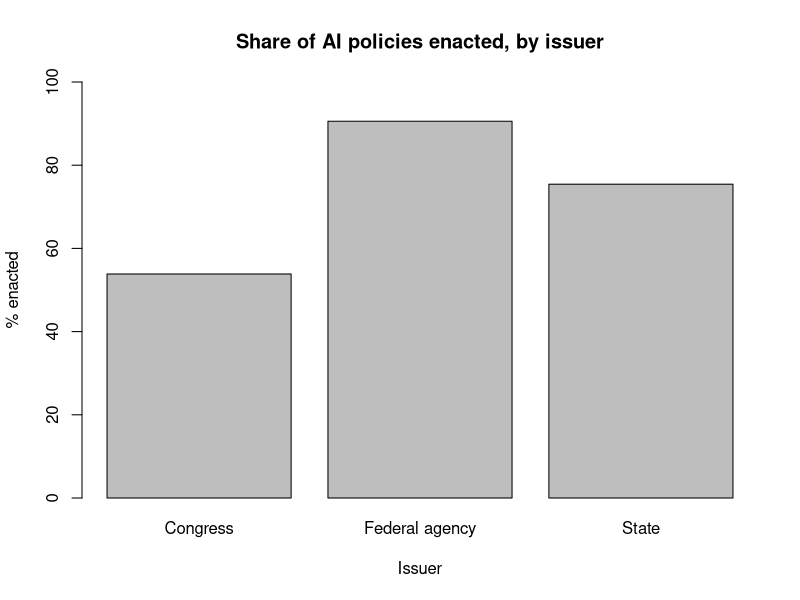
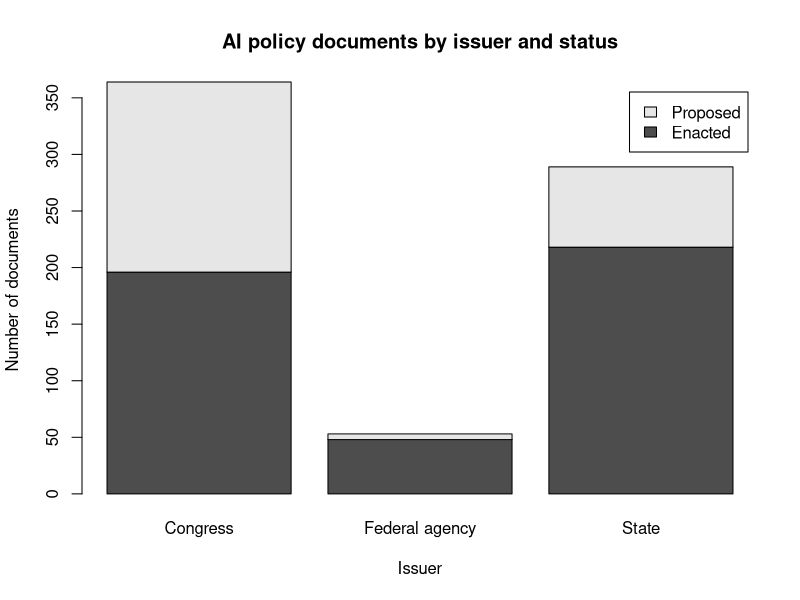
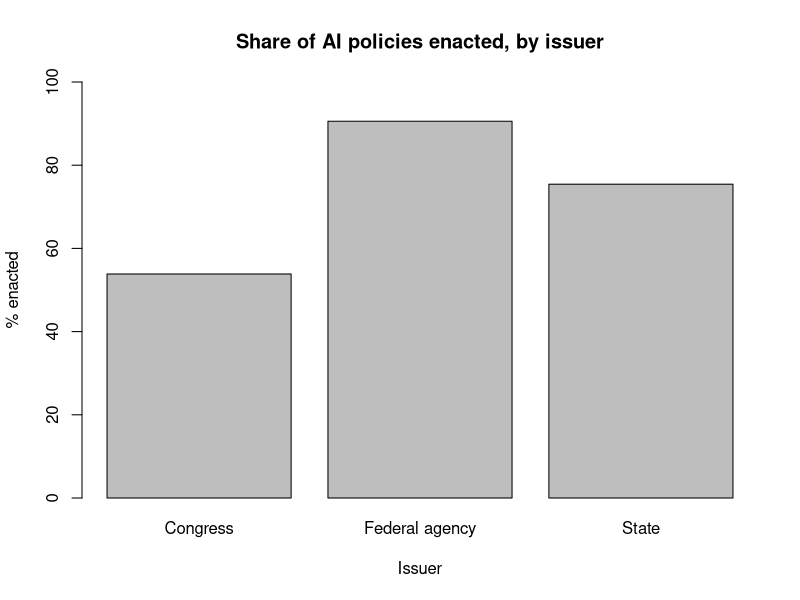
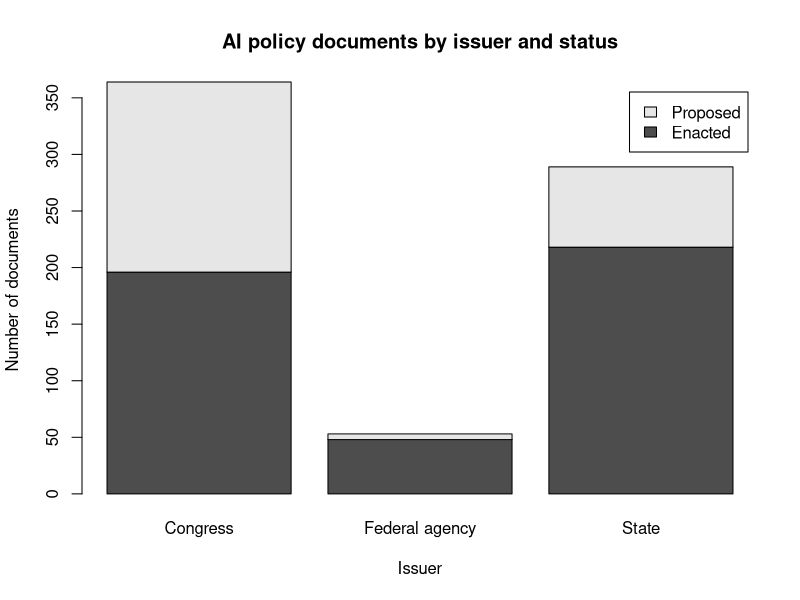

The R script that drew these images, in order:
## ---- chunk 1
#| label: load-data
documents <- read.csv("data/agora/documents.csv")
authorities <- read.csv("data/agora/authorities.csv")
## ---- chunk 2
#| label: first-look
head(documents[, c("Authority", "Most.recent.activity")])
dim(documents)
dim(authorities)

## View(documents)

## most recent activity
table(documents$Most.recent.activity, exclude = NULL)

## number of different authorities
dim(table(documents$Authority))
## ---- chunk 3
#| label: parent-group
## parent group for each authority (from authorities.csv)
documents$parent <- authorities$Parent.authority[match(documents$Authority,
                                                       authorities$Name)]
sum(is.na(match(documents$Authority, authorities$Name)))
table(documents$parent, exclude = NULL)
## ---- chunk 4
#| label: issuer
## issuer: Congress, federal agency or state
documents$issuer <- NA
documents$issuer <- ifelse(documents$Authority == "United States Congress",
                           "Congress", documents$issuer)
documents$issuer <- ifelse(documents$parent == "Federal government" &
                           documents$Authority != "United States Congress",
                           "Federal agency", documents$issuer)
documents$issuer <- ifelse(documents$parent == "State governments",
                           "State", documents$issuer)
table(documents$issuer, exclude = NULL)

## authorities counted as federal agencies
table(documents$Authority[documents$issuer == "Federal agency"])
## ---- chunk 5
#| label: dropping-defunct
## keeping Congress, federal agencies and states only
issuers <- documents[!is.na(documents$issuer), ]
table(issuers$issuer, issuers$Most.recent.activity)

## dropping Defunct (DV is proposed or enacted)
policies <- issuers[issuers$Most.recent.activity != "Defunct", ]
policies$enacted <- ifelse(policies$Most.recent.activity == "Enacted", 1, 0)

## N used and dropped
nrow(documents)
nrow(documents) - nrow(issuers)
sum(issuers$Most.recent.activity == "Defunct")
nrow(policies)
## ---- chunk 6
#| label: activity-counts
## enacted and proposed by issuer
activity_counts <- table(policies$issuer, policies$Most.recent.activity)
activity_counts
sum(activity_counts)

## percentages within each issuer
100 * prop.table(activity_counts, margin = 1)

## share enacted by issuer
congress <- policies$enacted[policies$issuer == "Congress"]
agency <- policies$enacted[policies$issuer == "Federal agency"]
state <- policies$enacted[policies$issuer == "State"]

table(policies$issuer)

pct_enacted <- 100 * c("Congress" = mean(congress),
                       "Federal agency" = mean(agency),
                       "State" = mean(state))
pct_enacted
## ---- chunk 7
#| label: group-intervals
## 95% confidence intervals
## Congress
100 * (mean(congress) - 1.96 * sqrt(var(congress) / length(congress)))
100 * (mean(congress) + 1.96 * sqrt(var(congress) / length(congress)))

## federal agency
100 * (mean(agency) - 1.96 * sqrt(var(agency) / length(agency)))
100 * (mean(agency) + 1.96 * sqrt(var(agency) / length(agency)))

## state
100 * (mean(state) - 1.96 * sqrt(var(state) / length(state)))
100 * (mean(state) + 1.96 * sqrt(var(state) / length(state)))
## ---- chunk 8
#| label: difference-in-means
## federal agency vs Congress
treatment <- policies[policies$issuer == "Federal agency", ]
control <- policies[policies$issuer == "Congress", ]
n_t <- nrow(treatment)
n_c <- nrow(control)

## difference in means
diff_means <- mean(treatment$enacted) - mean(control$enacted)
100 * diff_means

## standard error
se_diff <- sqrt(var(treatment$enacted) / n_t + var(control$enacted) / n_c)

## 95% confidence interval
100 * (diff_means - 1.96 * se_diff)
100 * (diff_means + 1.96 * se_diff)

## z-statistic and p-values
z_obs <- diff_means / se_diff
z_obs
2 * pnorm(-abs(z_obs))
pnorm(-z_obs)

## reject H0 at 5%?
2 * pnorm(-abs(z_obs)) < 0.05
## ---- chunk 9
#| label: regression
## same comparison with lm()
two_groups <- policies[policies$issuer != "State", ]
two_groups$agency <- ifelse(two_groups$issuer == "Federal agency", 1, 0)
fit <- lm(enacted ~ agency, data = two_groups)
fit
summary(fit)$coef
## ---- chunk 10
#| label: save-figures
#| include: false
## bar charts
png("figures/fig1_pct_enacted_by_issuer.png",
    width = 8, height = 5.5, units = "in", res = 300)
barplot(pct_enacted, ylim = c(0, 100),
        xlab = "Issuer", ylab = "% enacted",
        main = "Share of AI policies enacted, by issuer")
dev.off()

png("figures/fig2_counts_by_issuer.png",
    width = 8, height = 5.5, units = "in", res = 300)
barplot(t(activity_counts), legend.text = TRUE,
        xlab = "Issuer", ylab = "Number of documents",
        main = "AI policy documents by issuer and status")
dev.off()
## ---- chunk 11
#| label: pct-enacted-chart
#| fig-width: 7
#| fig-height: 4.5
## share enacted
barplot(pct_enacted, ylim = c(0, 100),
        xlab = "Issuer", ylab = "% enacted",
        main = "Share of AI policies enacted, by issuer")
## ---- chunk 12
#| label: counts-chart
#| fig-width: 7
#| fig-height: 4.5
## enacted and proposed
barplot(t(activity_counts), legend.text = TRUE,
        xlab = "Issuer", ylab = "Number of documents",
        main = "AI policy documents by issuer and status")
## ---- chunk 13
#| label: check-defunct
## check 1: Defunct counted as not enacted
issuers$enacted <- ifelse(issuers$Most.recent.activity == "Enacted", 1, 0)
agency_all <- issuers$enacted[issuers$issuer == "Federal agency"]
congress_all <- issuers$enacted[issuers$issuer == "Congress"]
length(agency_all)
length(congress_all)

diff_defunct <- mean(agency_all) - mean(congress_all)
se_defunct <- sqrt(var(agency_all) / length(agency_all) +
                   var(congress_all) / length(congress_all))
100 * diff_defunct
100 * (diff_defunct - 1.96 * se_defunct)
100 * (diff_defunct + 1.96 * se_defunct)
diff_defunct / se_defunct
2 * pnorm(-abs(diff_defunct / se_defunct))
## ---- chunk 14
#| label: check-no-eop
## check 2: without the Executive Office of the President
agency_no_eop <- policies$enacted[policies$issuer == "Federal agency" &
                                  policies$Authority != "Executive Office of the President"]
length(agency_no_eop)

diff_no_eop <- mean(agency_no_eop) - mean(control$enacted)
se_no_eop <- sqrt(var(agency_no_eop) / length(agency_no_eop) +
                  var(control$enacted) / n_c)
100 * diff_no_eop
100 * (diff_no_eop - 1.96 * se_no_eop)
100 * (diff_no_eop + 1.96 * se_no_eop)
diff_no_eop / se_no_eop
2 * pnorm(-abs(diff_no_eop / se_no_eop))
## ---- chunk 15
#| label: check-validated
## check 3: validated rows only
validated <- policies[policies$Validated. == "true", ]
table(validated$issuer, validated$Most.recent.activity)

agency_val <- validated$enacted[validated$issuer == "Federal agency"]
congress_val <- validated$enacted[validated$issuer == "Congress"]
length(agency_val)
length(congress_val)

diff_val <- mean(agency_val) - mean(congress_val)
se_val <- sqrt(var(agency_val) / length(agency_val) +
               var(congress_val) / length(congress_val))
100 * diff_val
100 * (diff_val - 1.96 * se_val)
100 * (diff_val + 1.96 * se_val)
diff_val / se_val
2 * pnorm(-abs(diff_val / se_val))
## ---- chunk 16
#| label: check-ndaa
## check 4: without the NDAA rows
policies$ndaa <- ifelse(grepl("NDAA", policies$Collections), 1, 0)
table(policies$issuer, policies$ndaa)

congress_no_ndaa <- policies$enacted[policies$issuer == "Congress" &
                                     policies$ndaa == 0]
length(congress_no_ndaa)
100 * mean(congress_no_ndaa)

diff_no_ndaa <- mean(agency) - mean(congress_no_ndaa)
se_no_ndaa <- sqrt(var(agency) / length(agency) +
                   var(congress_no_ndaa) / length(congress_no_ndaa))
100 * diff_no_ndaa
100 * (diff_no_ndaa - 1.96 * se_no_ndaa)
100 * (diff_no_ndaa + 1.96 * se_no_ndaa)
diff_no_ndaa / se_no_ndaa
2 * pnorm(-abs(diff_no_ndaa / se_no_ndaa))
## ---- chunk 17
#| label: check-applies-gov
## check 5: lm() also holding constant whether the policy mainly applies to government
two_groups$applies_gov <- ifelse(two_groups$Primarily.applies.to.the.government == "true", 1, 0)
table(two_groups$issuer, two_groups$applies_gov)

fit_gov <- lm(enacted ~ agency + applies_gov, data = two_groups)
fit_gov
summary(fit_gov)$coef
## ---- chunk 18
#| label: sentence-numbers
## numbers for the assuming sentence
round(100 * diff_means, 1)
round(100 * (diff_means - 1.96 * se_diff), 1)
round(100 * (diff_means + 1.96 * se_diff), 1)
